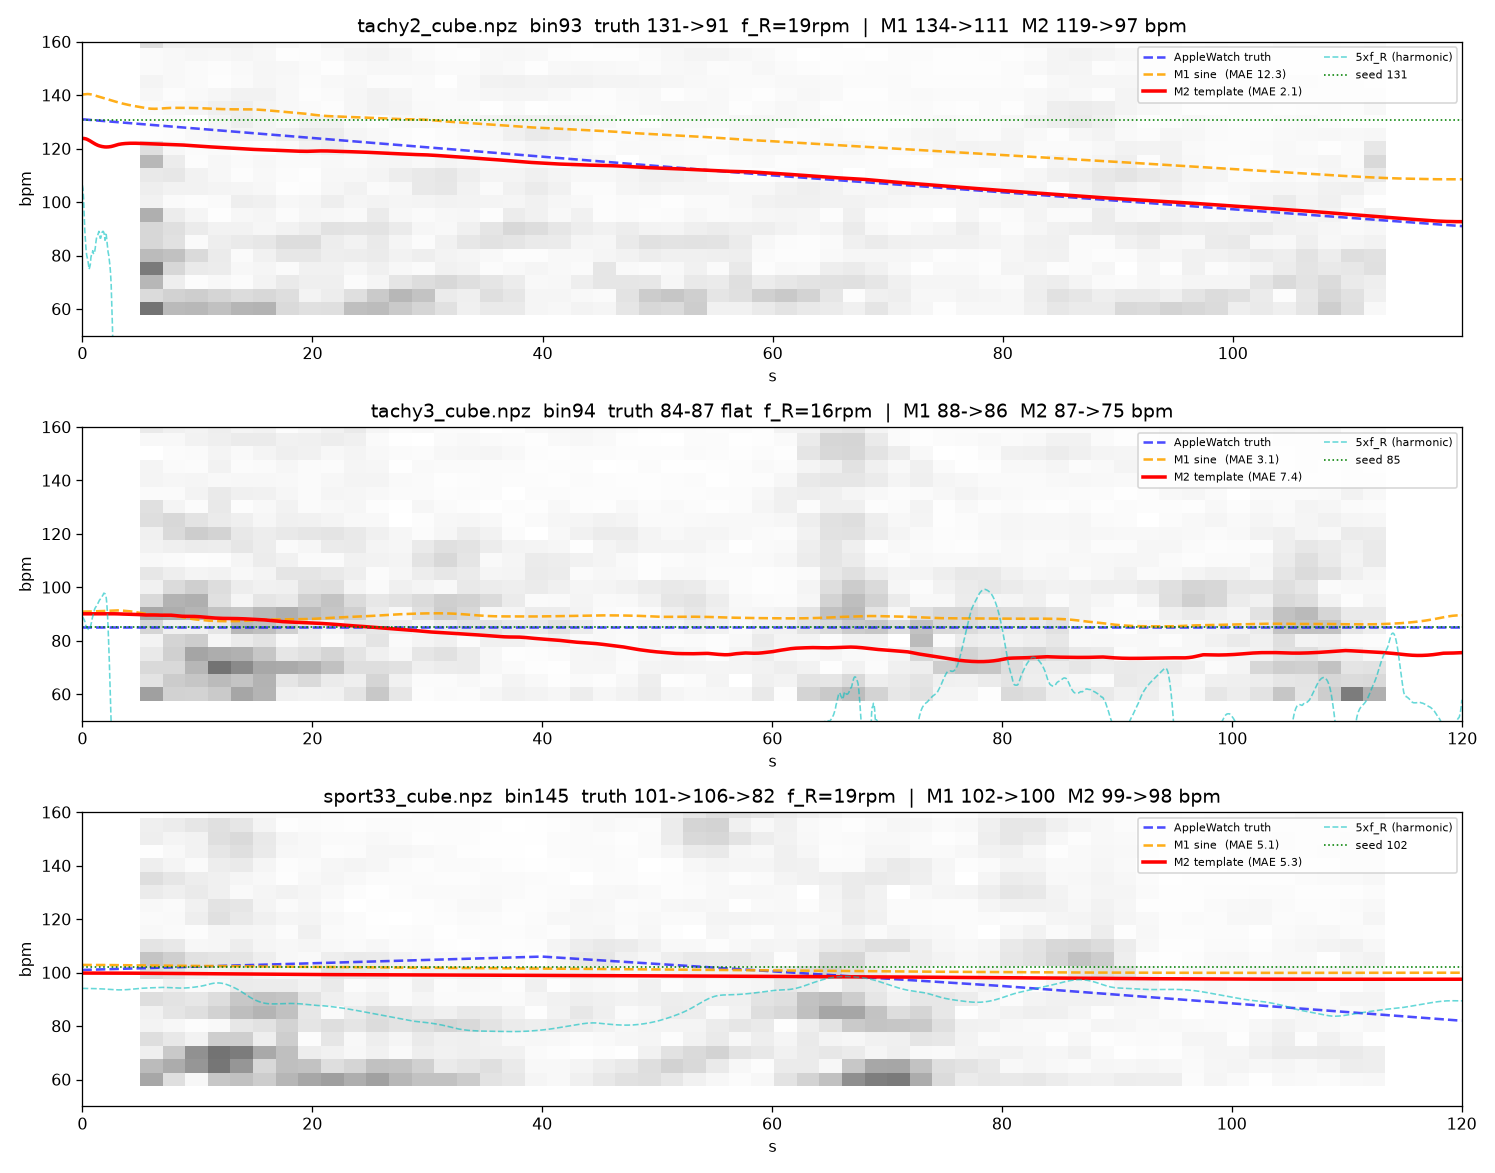

Generate this figure with Python:
"""M1 — double-oscillator EKF for joint respiration-heartbeat decoupling (single bin).

Prior single-frame methods gave an UNSTABLE f_H (autocorr 75 / beat 94-143 /
Bessel 133 / bin-argmax 82-140, truth 131->91) because they estimate the rate
one frame at a time and the breathing-harmonic comb reaches into the cardiac band
(HR ~ 5-7 x RR). This tracks R(t) and H(t) as *simultaneous* latent oscillators in
one state space, so three levers fight the harmonic lock at once:

  1. WAVEFORM PRIOR  — breathing is a full harmonic comb (K_r harmonics, all rigidly
     tied to the SAME phase phi_R); one adaptive model subtracts the whole comb at
     once (the Bessel insight, but now phase-locked and time-varying). The heartbeat
     is a fixed shape g_JKL(phi_H): shape fixed, frequency free (user's key insight).
  2. CONTINUITY      — omega_H is a slow random walk (tiny process noise), so the
     rate cannot jump onto a breathing harmonic between frames; it must move smoothly.
  3. SYNCHRONICITY   — breathing harmonics move rigidly at k*omega_R; the heartbeat
     is asynchronous. A phase-locked harmonic coeff cannot fit the async beat when
     averaged over time, so the two separate even where their frequencies cross.

Filter = EKF forward (nonlinear in the phases) + RTS backward smoother for a smooth
trajectory. State x = [phi_R, omega_R, {a_R^k,b_R^k}_1..Kr, phi_H, omega_H,
{a_H^m,b_H^m}_1..Kh]. Observation y(t) = phase-demod chest displacement (mm):
    y = Sum_k [a_R^k cos(k phi_R)+b_R^k sin(k phi_R)]
      + Sum_m [a_H^m cos(m phi_H)+b_H^m sin(m phi_H)]

f_H init is critical (else EKF locks the strongest breathing harmonic): seeded from
the cardiac-excess residual FFT peak in a warmup window (--fh0 overrides).

    python joint_ekf.py                      # tachy2 / tachy3 / sport33, saves png
    python joint_ekf.py tachy2_cube.npz --fh0 2.15 --bin 94
"""
import argparse
import numpy as np
import matplotlib; matplotlib.use("Agg"); import matplotlib.pyplot as plt
from bcg_vitals import (demod_channels, estimate_rr, bandpass, sqi,
                        fft_peak, RR_LO, RR_HI)

FPS = 18.78
KR = 8          # breathing harmonics (0.3Hz*8 ~ 2.5Hz covers the comb into cardiac band)
KH = 1          # cardiac harmonics (fundamental; shape=sinusoid for M1, template=M2)

# M2 JKL cardiac template: phase-folded from sit33 @20fps (clean resting, 105 cycles),
# unit-RMS Fourier coeffs {p_m,q_m}_1..4 (learn_jkl_template.py). Per-harmonic spectral
# SNR (peak/local-floor): 1f 1.4x, 2f 2.1x, 3f 1.2x, 4f 1.2x -> 2f is the real JKL
# fingerprint; 3f/4f sit on the noise floor at 3.3m. Default --tM 3 uses {1f,2f,3f};
# the 4f term is dropped (near-noise, and 4*omega_H aliases past Nyquist at tachy where
# it drove an omega_H runaway that locked tachy3 to 150). The 2f fingerprint enters the
# [0.10,3.2]Hz obs band exactly as HR drops below ~96bpm -- i.e. right in tachy2's
# 91~5*RR overlap tail, letting the oscillator hold the descent where a sinusoid can't.
TEMPLATE_P = np.array([-1.209, -0.176, -0.306, -0.534])
TEMPLATE_Q = np.array([-0.068,  0.283, -0.167,  0.124])


def _tmpl(ph, p, q):
    """JKL template as an ANALYTIC PAIR at cardiac phase ph:
      Tc(ph) = sum_m p_m cos(m ph)+q_m sin(m ph)      (in-phase)
      Ts(ph) = sum_m p_m sin(m ph)-q_m cos(m ph)      (quadrature = Hilbert of Tc)
    Observation y_H = a_H*Tc + b_H*Ts: (a_H,b_H) give amplitude + a global phase anchor
    (linear, stable like M1's a,b) while the per-harmonic MAGNITUDES |h_m|=|p_m,q_m| stay
    LOCKED under that rotation -- so the 2f/3f/4f fingerprint that breathing can't fake is
    preserved. Returns (Tc, Ts, dTc/dph, dTs/dph)."""
    m = np.arange(1, len(p) + 1)
    c, s = np.cos(m * ph), np.sin(m * ph)
    Tc = float(np.sum(p * c + q * s)); Ts = float(np.sum(p * s - q * c))
    dTc = float(np.sum(m * (-p * s + q * c))); dTs = float(np.sum(m * (p * c + q * s)))
    return Tc, Ts, dTc, dTs


def _tmpl_cols(phi, p, q):
    """[Tc, Ts] regressor columns over a phase vector (for ls_init), shape (T,2)."""
    m = np.arange(1, len(p) + 1)
    cph = np.cos(np.outer(phi, m)); sph = np.sin(np.outer(phi, m))
    return np.stack([cph @ p + sph @ q, cph @ q * -1 + sph @ p], axis=1)


def set_KR(k):
    global KR
    KR = k
HP_LO, HP_HI = 0.10, 3.2    # preprocess band: drop <RR drift, keep comb+cardiac


# ------------------------------------------------------------------ data loading
def load_bin(path, fps, bin_override=None):
    """Return (y mm displacement of the chest bin, f0 Hz, bin_number). Chest bin =
    top resp-SQI bin per brief; --bin selects a specific range-bin number instead."""
    d = np.load(path, allow_pickle=True)
    cube = np.asarray(d["snapshots"], np.complex64)
    counts = d["counts"].astype(int); bins = d["bins"].astype(int)
    C = cube[:, :int(counts.min()), :]
    chans = demod_channels(C, bins)
    _, f0, _, _ = estimate_rr(chans, fps)
    if bin_override is not None:
        idx = int(np.argmin(np.abs(bins - bin_override)))
    else:
        rr = np.array([sqi(bandpass(c, fps, RR_LO, RR_HI), fps, RR_LO, RR_HI)
                       for c in chans])
        idx = int(np.argsort(rr)[::-1][0])
    y = bandpass(chans[idx], fps, HP_LO, HP_HI)     # drop baseline drift
    return y, f0, int(bins[idx])


# ------------------------------------------------------- harmonic design / init
def _regressors(phi_R, phi_H, kr, kh):
    """Design matrix columns for [a_R^1,b_R^1,...,a_H^1,b_H^1,...] given phase vecs."""
    cols = []
    for k in range(1, kr + 1):
        cols += [np.cos(k * phi_R), np.sin(k * phi_R)]
    for m in range(1, kh + 1):
        cols += [np.cos(m * phi_H), np.sin(m * phi_H)]
    return np.array(cols).T                          # (T, 2kr+2kh)


def seed_fh0(y, fps, f0, warm_s=30.0):
    """f_H seed = FFT peak of the cardiac-excess residual (breathing harmonic comb
    LS-removed at constant f0) over the warmup window. Removing the comb first is
    what lets a TACHY (2.1Hz) seed survive instead of collapsing to a breathing
    harmonic at ~1.3Hz. Searched over 1.2-2.6Hz (72-156bpm)."""
    n = min(len(y), int(warm_s * fps))
    seg = y[:n]; t = np.arange(n) / fps
    phi = 2 * np.pi * f0 * t
    G = _regressors(phi, phi, KR, 0)                 # breathing comb only
    coef, *_ = np.linalg.lstsq(G, seg, rcond=None)
    resid = seg - G @ coef
    pk = fft_peak(bandpass(resid, fps, 1.2, 2.6), fps, 1.2, 2.6)
    return pk if pk else 1.5


def ls_init(y, fps, f0, fh0, template=None, warm_s=15.0):
    """Least-squares seed of all harmonic coeffs over a warmup window, phi_R=2pi f0 t.
    M1 (template=None): free cardiac comb, phi_H=2pi fh0 t -> coef len 2KR+2KH.
    M2 (template=(p,q)): cardiac columns = [Tc, Ts] of the JKL template; (a_H,b_H) carry
    amplitude + anchor linearly -> coef len 2KR+2. phi_H(0)=0."""
    n = min(len(y), int(warm_s * fps)); t = np.arange(n) / fps
    phiR = 2 * np.pi * f0 * t
    if template is None:
        G = _regressors(phiR, 2 * np.pi * fh0 * t, KR, KH)
    else:
        p, q = template
        G = np.hstack([_regressors(phiR, phiR, KR, 0),
                       _tmpl_cols(2 * np.pi * fh0 * t, p, q)])
    coef, *_ = np.linalg.lstsq(G, y[:n], rcond=None)
    return coef


# ------------------------------------------------------------------ EKF + RTS
WH_LO, WH_HI = 1.25, 2.5    # cardiac freq clamp Hz (75-150bpm; floor keeps the
                            # track off the ~64bpm breathing k3-4 residue in the
                            # late tachy-recovery phase where 91bpm ~ 5*RR overlaps)
WR_LO, WR_HI = 0.13, 0.55   # breathing freq clamp Hz


def run(y, fps, f0, fh0,
        s_wR=0.04, s_wH=0.05, s_cR=0.03, s_cH=0.02, s_pR=0.003, s_pH=0.003,
        antiharm=0.0, template=None, pwH0=0.10):
    """Forward EKF + RTS smoother. Process-noise stds are per-sqrt(second):
       s_wR/s_wH angular-freq drift (s_wH SMALL = HR continuity),
       s_cR/s_cH harmonic-coeff drift, s_pR/s_pH phase jitter.
    omega_H/omega_R are hard-clamped to physiological bands each step (kills the
    runaway-to-empty and DC-collapse failure modes). antiharm (>0) adds a soft
    anti-harmonic pull: when omega_H drifts within one bin of an integer multiple
    k*omega_R (k>=3), it is nudged OFF the harmonic, so the cardiac oscillator
    cannot silently merge into a breathing-comb tooth (see brief 'lock harmonic').
    Returns dict with smoothed fR(bpm), fH(bpm), cardiac amplitude, filtered fH."""
    T = len(y); dt = 1.0 / fps
    use_t = template is not None
    if use_t:
        p_t, q_t = template
    nR = 2 * KR
    nH = 2 if use_t else 2 * KH   # M2: (a_H,b_H) on [Tc,Ts]; M1: {a,b}_H comb
    n = 2 + nR + 2 + nH
    iPR, iWR = 0, 1
    iCR = 2                     # breathing coeffs iCR .. iCR+nR
    iPH = 2 + nR; iWH = iPH + 1
    iCH = iWH + 1              # cardiac coeffs iCH .. iCH+nH

    # --- state / covariance init
    x = np.zeros(n)
    x[iWR] = 2 * np.pi * f0
    x[iWH] = 2 * np.pi * fh0
    coef = ls_init(y, fps, f0, fh0, template=template)
    x[iCR:iCR + nR] = coef[:nR]
    x[iCH:iCH + nH] = coef[nR:nR + nH]
    P = np.eye(n) * 1e-3
    P[iWR, iWR] = (2 * np.pi * 0.03) ** 2
    P[iWH, iWH] = (2 * np.pi * pwH0) ** 2            # smaller = trust the seed, avoid a jump
    for j in range(iCR, iCR + nR): P[j, j] = 1.0
    for j in range(iCH, iCH + nH): P[j, j] = 0.5

    # --- constant transition + process noise
    F = np.eye(n); F[iPR, iWR] = dt; F[iPH, iWH] = dt
    q = np.zeros(n)
    q[iPR] = (s_pR ** 2) * dt; q[iWR] = (s_wR ** 2) * dt
    q[iPH] = (s_pH ** 2) * dt; q[iWH] = (s_wH ** 2) * dt
    q[iCR:iCR + nR] = (s_cR ** 2) * dt
    q[iCH:iCH + nH] = (s_cH ** 2) * dt
    Q = np.diag(q)
    R = np.var(bandpass(y, fps, 3.2, min(9.0, fps / 2 - 0.2))) + 1e-6  # out-of-band floor
    R = max(R, 1e-4)

    # --- forward pass, storing for RTS
    xf = np.zeros((T, n)); Pf = np.zeros((T, n, n))
    xp = np.zeros((T, n)); Pp = np.zeros((T, n, n))
    for t in range(T):
        # predict
        xpr = F @ x
        Ppr = F @ P @ F.T + Q
        xp[t] = xpr; Pp[t] = Ppr
        # measurement h(x) + Jacobian
        pr, ph = xpr[iPR], xpr[iPH]
        H = np.zeros(n); yhat = 0.0
        dPR = 0.0
        for k in range(1, KR + 1):
            a, b = xpr[iCR + 2 * (k - 1)], xpr[iCR + 2 * (k - 1) + 1]
            ck, sk = np.cos(k * pr), np.sin(k * pr)
            yhat += a * ck + b * sk
            H[iCR + 2 * (k - 1)] = ck; H[iCR + 2 * (k - 1) + 1] = sk
            dPR += k * (-a * sk + b * ck)
        H[iPR] = dPR
        dPH = 0.0
        if use_t:                                    # M2: y_H = a_H*Tc + b_H*Ts, {p,q} frozen
            aH, bH = xpr[iCH], xpr[iCH + 1]
            Tc, Ts, dTc, dTs = _tmpl(ph, p_t, q_t)
            yhat += aH * Tc + bH * Ts
            H[iCH] = Tc; H[iCH + 1] = Ts             # d/d a_H, d/d b_H
            dPH += aH * dTc + bH * dTs               # d/d phi_H
        else:                                        # M1: free cardiac comb
            for m in range(1, KH + 1):
                c, dd = xpr[iCH + 2 * (m - 1)], xpr[iCH + 2 * (m - 1) + 1]
                cm, sm = np.cos(m * ph), np.sin(m * ph)
                yhat += c * cm + dd * sm
                H[iCH + 2 * (m - 1)] = cm; H[iCH + 2 * (m - 1) + 1] = sm
                dPH += m * (-c * sm + dd * cm)
        H[iPH] = dPH
        # update
        S = H @ Ppr @ H + R
        Kg = (Ppr @ H) / S
        innov = y[t] - yhat
        x = xpr + Kg * innov
        P = (np.eye(n) - np.outer(Kg, H)) @ Ppr
        # physiological clamps (kill runaway-to-empty / DC-collapse)
        x[iWR] = np.clip(x[iWR], 2 * np.pi * WR_LO, 2 * np.pi * WR_HI)
        x[iWH] = np.clip(x[iWH], 2 * np.pi * WH_LO, 2 * np.pi * WH_HI)
        # anti-harmonic nudge: push omega_H off the nearest breathing-comb tooth
        if antiharm > 0:
            wR = x[iWR]
            k = int(round(x[iWH] / wR))
            if k >= 3:
                tooth = k * wR
                gap = x[iWH] - tooth
                guard = 2 * np.pi * 0.06                # ~4bpm guard band
                if abs(gap) < guard:
                    x[iWH] += antiharm * (np.sign(gap) if gap != 0 else 1) * (guard - abs(gap))
                    x[iWH] = np.clip(x[iWH], 2 * np.pi * WH_LO, 2 * np.pi * WH_HI)
        xf[t] = x; Pf[t] = P

    # --- RTS backward smoother (F constant)
    xs = xf.copy(); Ps = Pf.copy()
    for t in range(T - 2, -1, -1):
        Ppr_next = Pp[t + 1]
        try:
            G = Pf[t] @ F.T @ np.linalg.inv(Ppr_next)
        except np.linalg.LinAlgError:
            G = Pf[t] @ F.T @ np.linalg.pinv(Ppr_next)
        xs[t] = xf[t] + G @ (xs[t + 1] - xp[t + 1])
        Ps[t] = Pf[t] + G @ (Ps[t + 1] - Pp[t + 1]) @ G.T

    fR = xs[:, iWR] / (2 * np.pi) * 60.0
    fH = xs[:, iWH] / (2 * np.pi) * 60.0
    fH_filt = xf[:, iWH] / (2 * np.pi) * 60.0
    # cardiac amplitude envelope (hypot(a,b) both: template=in-phase/quad, M1=cos/sin)
    aH = np.hypot(xs[:, iCH], xs[:, iCH + 1])
    return dict(fR=fR, fH=fH, fH_filt=fH_filt, aH=aH, R=R)


# ------------------------------------------------------------------ evaluation
def cardiac_spectrogram(y, fps, f0, win_s=12.0, hop_s=2.0):
    """STFT of the breathing-notched signal in the cardiac band -> (times, freqs bpm,
    power) for a faint background so the tracked f_H can be judged against real
    energy."""
    win = int(win_s * fps); hop = int(hop_s * fps)
    times, cols = [], []
    freqs = np.fft.rfftfreq(win, 1 / fps)
    band = (freqs >= 1.0) & (freqs <= 2.7)
    for s in range(0, len(y) - win + 1, hop):
        seg = bandpass(y[s:s + win], fps, 1.0, 2.7, notch_f0=f0)
        S = np.abs(np.fft.rfft(seg * np.hanning(win)))
        cols.append(S[band]); times.append((s + win / 2) / fps)
    P = np.array(cols).T
    P = P / (P.max() + 1e-9)
    return np.array(times), freqs[band] * 60, P


def main():
    ap = argparse.ArgumentParser()
    ap.add_argument("path", nargs="?", default=None)
    ap.add_argument("--fps", type=float, default=FPS)
    ap.add_argument("--fh0", type=float, default=None, help="f_H seed Hz (override)")
    ap.add_argument("--bin", type=int, default=None, help="range-bin number override")
    ap.add_argument("--swH", type=float, default=0.015, help="omega_H drift std (continuity "
                    "knob; 0.015 blocks the weak-signal template runaway yet passes the slow "
                    "tachy2 descent; original M1 used 0.05 -> tachy2 floor-parked at 75)")
    ap.add_argument("--tM", type=int, default=3, help="template harmonics used (1f,2f,3f; "
                    "2f is the real fingerprint, 4f~noise+aliases -> runaway, dropped)")
    a = ap.parse_args()
    tP, tQ = TEMPLATE_P[:a.tM], TEMPLATE_Q[:a.tM]

    # (path, fh0 prior [Hz, brief: bessel/wideband seed], bin=None -> auto SQI-top
    # chest bin per brief recipe, truth label). Same params for all three cubes.
    jobs = ([(a.path, a.fh0, a.bin, "?")] if a.path else
            [("tachy2_cube.npz", 2.18, None, "131->91"),
             ("tachy3_cube.npz", 1.42, None, "84-87 flat"),
             ("sport33_cube.npz", 1.70, None, "101->106->82")])

    fig, axes = plt.subplots(len(jobs), 1, figsize=(13, 3.4 * len(jobs)),
                             squeeze=False)
    for ax, (path, fh0_pri, binN, truth) in zip(axes[:, 0], jobs):
        y, f0, binN_used = load_bin(path, a.fps, binN)
        fh0_auto = seed_fh0(y, a.fps, f0)
        fh0 = fh0_pri if fh0_pri is not None else fh0_auto
        # ablation: M1 free-sine cardiac vs M2 frozen JKL template, same EKF params
        out_m1 = run(y, a.fps, f0, fh0, s_wH=a.swH, template=None)
        out_tp = run(y, a.fps, f0, fh0, s_wH=a.swH, template=(tP, tQ))
        t = np.arange(len(y)) / a.fps

        tt, ff, P = cardiac_spectrogram(y, a.fps, f0)
        ax.pcolormesh(tt, ff, P, cmap="Greys", shading="auto", alpha=0.55)
        # AppleWatch truth overlay (piecewise linear anchors)
        TR = {"tachy2_cube.npz": ([0, 60, 120], [131, 110, 91]),
              "tachy3_cube.npz": ([0, 120], [85, 85]),
              "sport33_cube.npz": ([0, 40, 80, 120], [101, 106, 95, 82])}

        def mae(out):
            if path not in TR:
                return float("nan")
            tr = np.interp(t, TR[path][0], TR[path][1])
            m = (t >= 5) & (t <= t[-1] - 3)          # skip warmup + smoother edge
            return float(np.mean(np.abs(out["fH"][m] - tr[m])))

        if path in TR:
            ax.plot(TR[path][0], TR[path][1], "b--", lw=1.6, alpha=0.7,
                    label="AppleWatch truth")
        ax.plot(t, out_m1["fH"], color="orange", ls="--", lw=1.6, alpha=0.9,
                label=f"M1 sine  (MAE {mae(out_m1):.1f})")
        ax.plot(t, out_tp["fH"], "r-", lw=2.2,
                label=f"M2 template (MAE {mae(out_tp):.1f})")
        ax.plot(t, out_tp["fR"] * 5, "c--", lw=1.0, alpha=0.6, label="5xf_R (harmonic)")
        ax.axhline(fh0 * 60, color="g", ls=":", lw=1, label=f"seed {fh0*60:.0f}")
        ax.set_ylim(50, 160); ax.set_xlim(0, t[-1])
        ax.set_ylabel("bpm"); ax.set_xlabel("s")

        def ht(out):
            s = out["fH"]
            return (np.median(s[int(8 * a.fps):int(28 * a.fps)]),
                    np.median(s[-int(25 * a.fps):-int(3 * a.fps)]))
        h1, l1 = ht(out_m1); h2, l2 = ht(out_tp)
        ax.set_title(f"{path}  bin{binN_used}  truth {truth}  f_R={f0*60:.0f}rpm  |  "
                     f"M1 {h1:.0f}->{l1:.0f}  M2 {h2:.0f}->{l2:.0f} bpm")
        ax.legend(fontsize=7, loc="upper right", ncol=2)
        print(f"{path:16s} bin{binN_used} truth {truth:14s} seed{fh0*60:4.0f}  "
              f"| M1 {h1:3.0f}->{l1:3.0f} MAE{mae(out_m1):5.1f}  "
              f"| M2 {h2:3.0f}->{l2:3.0f} MAE{mae(out_tp):5.1f}  "
              f"aH_med={np.median(out_tp['aH']):.3f}")

    plt.tight_layout(); out_png = "joint_ekf.png"
    plt.savefig(out_png, dpi=115); print(f"saved {out_png}")


if __name__ == "__main__":
    main()
